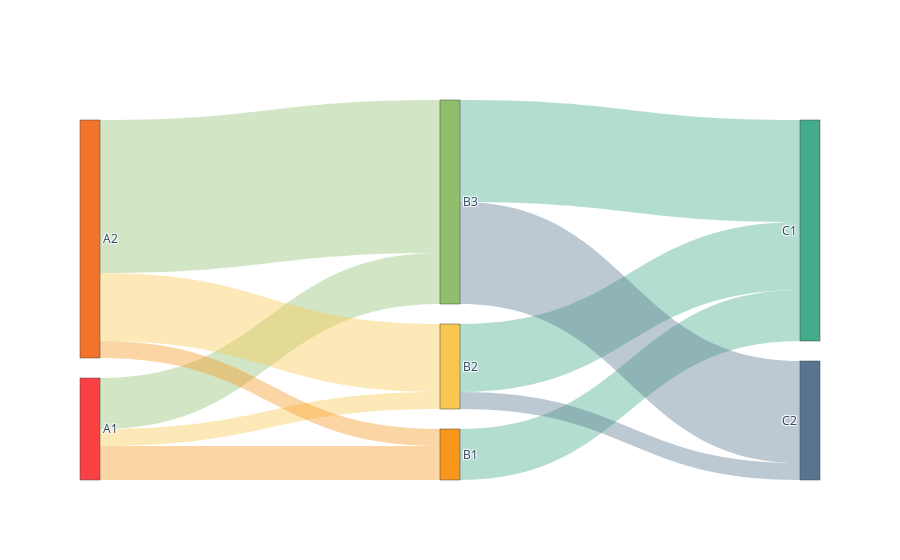

Notebook code for this chart:
### Code cell
fig = go.Figure(
    data = [go.Sankey(
        node = dict(
            label = node_label,
            color = node_color
        ),
        link = dict(
            source = source_node,
            target = target_node,
            value = values,
            color = link_color
        )
    )]
)

fig.show()

### Figure 1 — Plotly figure (JSON) as saved in the notebook; plotly's stock layout.template omitted (floating-point values rounded to 4 significant figures)
{"data": [{"link": {"color": ["rgba(248,150,30, 0.4)", "rgba(249,199,79, 0.4)", "rgba(144,190,109, 0.4)", "rgba(248,150,30, 0.4)", "rgba(249,199,79, 0.4)", "rgba(144,190,109, 0.4)", "rgba(67,170,139, 0.4)", "rgba(67,170,139, 0.4)", "rgba(87,117,144, 0.4)", "rgba(67,170,139, 0.4)", "rgba(87,117,144, 0.4)"], "source": [0, 0, 0, 1, 1, 1, 2, 3, 3, 4, 4], "target": [2, 3, 4, 2, 3, 4, 5, 5, 6, 5, 6], "value": [10, 5, 15, 5, 20, 45, 15, 20, 5, 30, 30]}, "node": {"color": ["#F94144", "#F3722C", "#F8961E", "#F9C74F", "#90BE6D", "#43AA8B", "#577590"], "label": ["A1", "A2", "B1", "B2", "B3", "C1", "C2"]}, "type": "sankey"}], "layout": {}}
